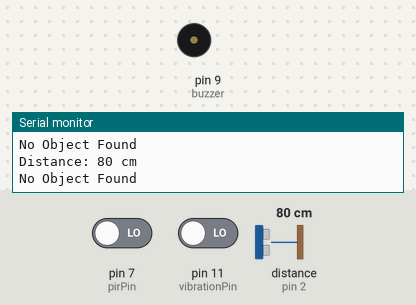
A sketch run on a simulated Arduino Uno, built with avr-gcc and run on an emulated ATmega328P. Shown: buzzer (waves = sounding), the last lines printed to the serial monitor. Wiring (inferred from the names in the program): ultrasonic range finder: trigger pin 5; echo pin 2. The inputs (shaded band) are chosen by the test bench; at power-on: distance to the obstacle (sensor on pin 2) 80 cm, pin 7 (pirPin) LOW, pin 11 (vibrationPin) LOW. The echo pulse lasts 58.3 µs per cm.

Above: at 1.8 s.
1.9 s: distance to the obstacle (sensor on pin 2) set to 2 cm
3.5 s: pin 7 (pirPin) driven HIGH
At 4.17 s:
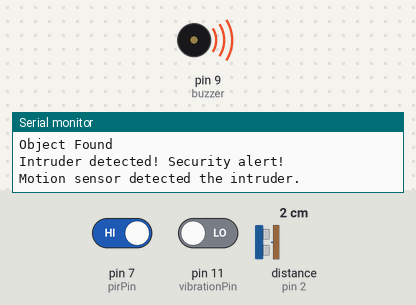
7.0 s: distance to the obstacle (sensor on pin 2) set to 46 cm
10.5 s: distance to the obstacle (sensor on pin 2) set to 55 cm
14.0 s: distance to the obstacle (sensor on pin 2) set to 18 cm
At 14.87 s:
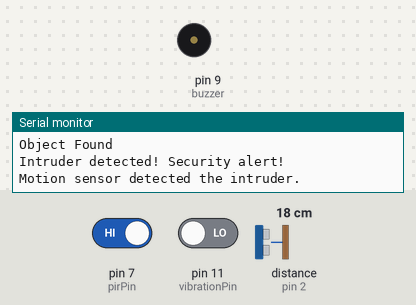
17.5 s: pin 7 (pirPin) driven LOW
At 18.02 s:
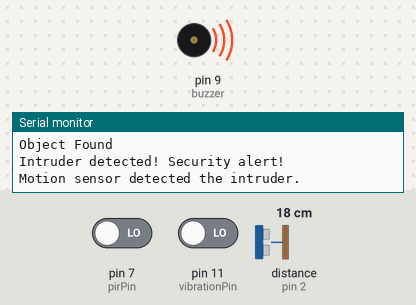
Timing chart, 0 to 20.2 s (numbered marks = the images above; inputs shaded):
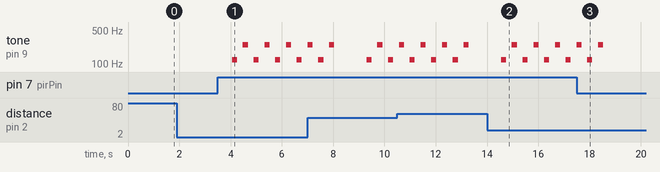

Measured:
- after the input at 3.5 s, tone on pin 9 (buzzer): silent → 122 Hz after 0.56 s, then repeats every 0.84 s: silent 0.22 s, 250 Hz 0.20 s, silent 0.22 s, 122 Hz 0.20 s
- after the input at 14.0 s, tone on pin 9 (buzzer): silent → 122 Hz after 0.55 s, then repeats every 0.84 s: silent 0.22 s, 250 Hz 0.20 s, silent 0.22 s, 122 Hz 0.20 s
- after the input at 17.5 s, tone on pin 9 (buzzer): goes on until 18.5 s, then stays silent

The sketch:

Security.ino
```cpp
const int echoPin = 2;
const int trigPin = 5;
const int pirPin = 7;
const int buzzer = 9;
const int vibrationPin = 11;

const int securityDistance = 50;
long distance = 0;

void setup() {
  Serial.begin(9600);
  pinMode(pirPin, INPUT);
  pinMode(trigPin, OUTPUT);
  pinMode(echoPin, INPUT);
  pinMode(buzzer, OUTPUT);
  pinMode(vibrationPin, INPUT);
}

void loop() {
  distance = calculateDistance();

  if (distance > 0 && distance < securityDistance) {
    Serial.println("Object Found");

    int currentState = digitalRead(pirPin);
    int vibrationValue = digitalRead(vibrationPin);

    if (currentState == HIGH || vibrationValue == HIGH) {
       Serial.println("Intruder detected! Security alert!");

       if (currentState == HIGH) {
        Serial.println("Motion sensor detected the intruder.");
       }
       else{
        Serial.println("Vibration sensor detected the intruder.");
       }

       for (int i = 0;i<5;i++){
        playTone(122, 200);
        delay(200);

        playTone(250, 200);
        delay(200);
       }
    } else {
      Serial.println("No intruder within the security range.");
    }
  } else {
    Serial.println("No Object Found");
  }
  delay(1000);
}

long calculateDistance() {
  digitalWrite(trigPin, LOW);
  delayMicroseconds(2);
  digitalWrite(trigPin, HIGH);
  delayMicroseconds(10);
  digitalWrite(trigPin, LOW);

  int duration = pulseIn(echoPin, HIGH);
  distance = duration / 58.0;

  Serial.print("Distance: ");
  Serial.print(distance);
  Serial.println(" cm");

  return distance;
}

void playTone(int frequency, int duration) {
  tone(buzzer, frequency, duration);
  delay(duration + 20);
}
```
